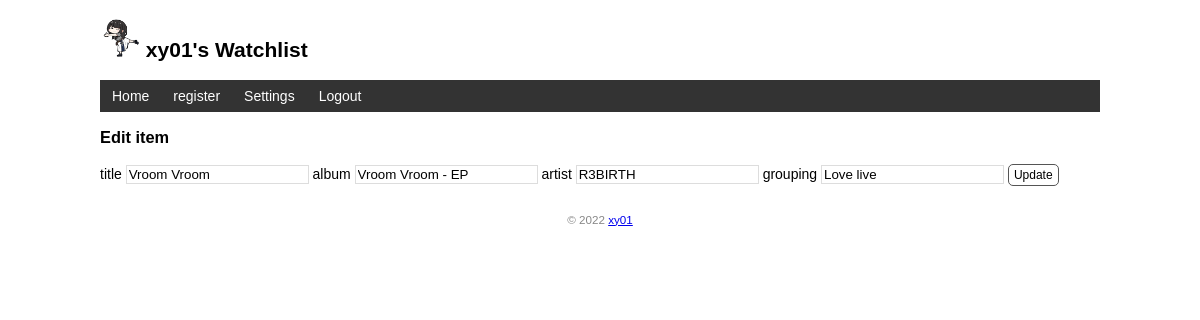
Screenshot of /music/edit/1 (signed in) with the database file from the repository.
### hello.py (models this page shows, shortened)
class User(db.Model, UserMixin):
    id = db.Column(db.Integer, primary_key=True)
    name = db.Column(db.String(20))
    username = db.Column(db.String(20))
    password_hash = db.Column(db.String(128))

class Music(db.Model):
    id = db.Column(db.Integer, primary_key=True)
    title = db.Column(db.String(20))
    artist = db.Column(db.String(20))
    album = db.Column(db.String(20))
    grouping = db.Column(db.String(20))

### hello.py (the view, shortened to what this page needs)
@app.route('/music/edit/<int:music_id>', methods=['GET', 'POST'])
@login_required
def edit(music_id):
    music = Music.query.get_or_404(music_id)
    return render_template('edit.html', music=music)

### hello.py (called while the page is built)
@login_manager.user_loader
def load_user(user_id):
    user = User.query.get(int(user_id))
    return user

@app.context_processor
def inject_music():
    musics = Music.query.all()
    return dict(musics = musics)

### templates/edit.html
{% extends 'base.html' %}
{% block content %}
<h3>Edit item</h3>
<form method="post">
    title <input type="text" name="title" autocomplete="off" required value="{{ music.title }}">
    album <input type="text" name="album" autocomplete="off" required value="{{ music.album }}">
    artist <input type="text" name="artist" autocomplete="off" required value="{{ music.artist }}">
    grouping <input type="text" name="grouping" autocomplete="off" required value="{{ music.grouping }}">
    <input class="btn" type="submit" name="submit" value="Update">
</form>
{% endblock %}

### templates/base.html (shortened to what this page needs)
<!DOCTYPE html>
<html lang="en">
<head>
    <link rel="stylesheet" href="{{ url_for('static', filename='style.css') }}" type="text/css">
</head>
<body>
    <h2>
        <img alt="Avatar" class="avatar" src="{{ url_for('static', filename='images/02.png') }}">
        {% if current_user.is_authenticated %}
        {{ current_user.username }}'s Watchlist
        {% endif %}
    </h2>
    <nav>
        <ul>
            <li><a href="{{ url_for('index') }}">Home</a></li>
            <li><a href="{{ url_for('register') }}">register</a></li>
            {% if current_user.is_authenticated %}
            <li><a href="{{ url_for('settings') }}">Settings</a></li>
            <li><a href="{{ url_for('logout') }}">Logout</a></li>
            {% else %}
            <li><a href="{{ url_for('login') }}">Login</a></li>
            {% endif %}
        </ul>
    </nav>
    {% block content %}{% endblock %}
    <footer>
        <small>&copy; 2022 <a href="https://www.google.com/">xy01</a></small>
    </footer>
</body>
</html>

### static/style.css (style rules this page uses)
body { margin: auto; max-width: 1000px; font-size: 14px; font-family: Helvetica, Arial, sans-serif; }
footer { color: #888; margin-top: 15px; text-align: center; padding: 10px; }
.avatar { width: 40px; }
nav ul { list-style-type: none; margin: 0; padding: 0; overflow: hidden; background-color: #333; }
nav li { float: left; }
nav li a { display: block; color: white; text-align: center; padding: 8px 12px; text-decoration: none; }
input[type=submit] { font-family: inherit; }
input[type=text] { border: 1px solid #ddd; }
.btn { font-size: 12px; padding: 3px 5px; text-decoration: none; cursor: pointer; background-color: white; color: black; border: 1px solid #555555; border-radius: 5px; }

### rows the page displays
User: username "xy01"
Music: title "Vroom Vroom", album "Vroom Vroom - EP", artist "R3BIRTH", grouping "Love live"
